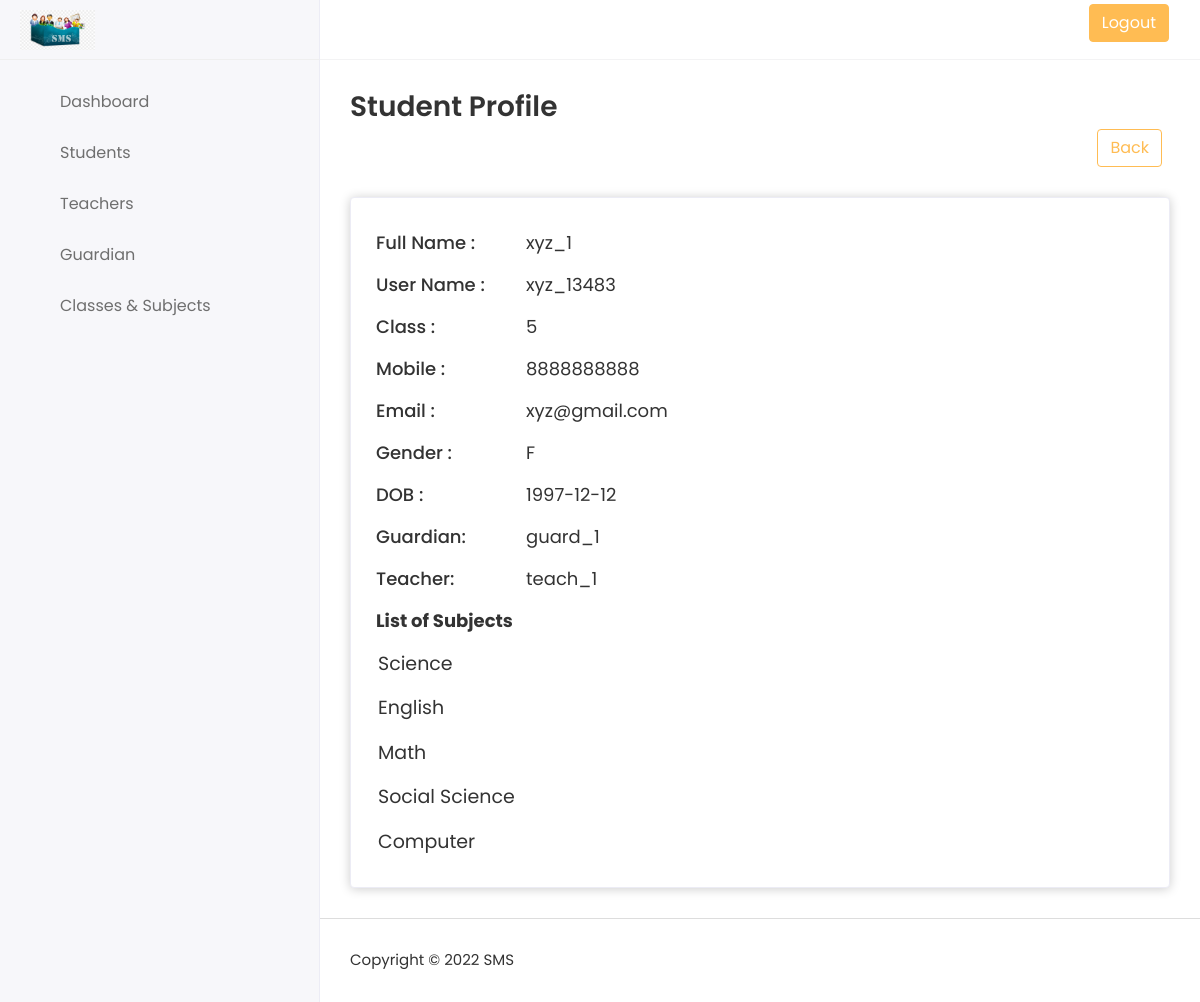
The page /student-details.php?STDId=78 (signed in) on the database its author committed.
### tables this page shows
CREATE TABLE `tbl_user` (
  `user_id` int(11) NOT NULL,
  `std_guardian_id` int(11) NOT NULL,
  `std_teacher_id` int(11) NOT NULL,
  `std_class_id` int(11) NOT NULL,
  `std_subject_id` varchar(100) NOT NULL,
  `user_name` varchar(100) NOT NULL,
  `user_password` varchar(100) NOT NULL,
  `name` varchar(100) NOT NULL,
  `email` varchar(100) NOT NULL,
  `dob` varchar(100) DEFAULT NULL,
  `doj` varchar(100) DEFAULT NULL,
  `mobile` varchar(15) NOT NULL,
  `gender` enum('M','F') DEFAULT NULL,
  `user_role` enum('P','T','G','S') NOT NULL,
  `user_status` enum('Active','Inactive') NOT NULL DEFAULT 'Active',
  `created_date` timestamp NOT NULL DEFAULT CURRENT_TIMESTAMP ON UPDATE CURRENT_TIMESTAMP,
  `updated_date` varchar(100) NOT NULL
);

CREATE TABLE `tbl_class` (
  `class_id` int(11) NOT NULL,
  `class_name` varchar(20) NOT NULL,
  `class_status` enum('Active','Inactive') NOT NULL,
  `class_created_date` timestamp NOT NULL DEFAULT CURRENT_TIMESTAMP ON UPDATE CURRENT_TIMESTAMP,
  `class_created_by` varchar(200) NOT NULL
);

CREATE TABLE `tbl_subjects` (
  `sub_id` int(11) NOT NULL,
  `sub_class_id` int(11) NOT NULL,
  `sub_name` varchar(200) NOT NULL,
  `sub_created_date` timestamp NOT NULL DEFAULT CURRENT_TIMESTAMP ON UPDATE CURRENT_TIMESTAMP,
  `sub_created_by` varchar(200) NOT NULL
);

### includes/funcs_lib.inc.php (called while the page is built, shortened)
<?php
function db_query($sql, $dbcon2 = null){
	if($dbcon2==''){
		$dbcon2	= $GLOBALS['dbcon'];
	}
	$result	= mysqli_query($dbcon2,$sql) or	die(db_error($sql));
	return $result;
}
function db_scalar($sql, $dbcon2 = null){
	if($dbcon2==''){
		$dbcon2	= $GLOBALS['dbcon'];
	}
	$result	= db_query($sql, $dbcon2);
	if ($line =	mysqli_fetch_array($result))	{
		$response =	$line[0];
	}
	return $response;
}
function checkpoint($from_start = false){
	global $PREV_CHECKPOINT;
	if($PREV_CHECKPOINT==''){
		$PREV_CHECKPOINT = SCRIPT_START_TIME;
	}
	$cur_microtime = getmicrotime();
	if($from_start){
		return $cur_microtime - SCRIPT_START_TIME;
	}
	else{
		$time_taken = $cur_microtime - $PREV_CHECKPOINT;
		$PREV_CHECKPOINT = $cur_microtime;
		return $time_taken;
	}
}
function getmicrotime(){
	list($usec,	$sec) =	explode(" ", microtime());
	return ((float)$usec + (float)$sec);
}

### student-details.php (the view, shortened to what this page needs)
<?php
if ($_REQUEST['STDId']=='')
{
    header("location:students.php");
}
else
{
    $reusId=$_REQUEST['STDId'];
}?>
<?php include("admin-header.php") ?>
<?php include("admin-sidebar.php") ?>
<?php
if($_SESSION['user_role']=='P')
{
  $std = "SELECT * FROM tbl_user WHERE 1 AND user_role='S' AND user_id='$reusId'";
}elseif($_SESSION['user_role']=='T')
{
  $std = "SELECT * FROM tbl_user WHERE 1 AND user_role='S'AND user_id='$reusId' AND std_teacher_id='".$_SESSION['login_id']."'";
}elseif($_SESSION['user_role']=='G')
{
  $std = "SELECT * FROM tbl_user WHERE 1 AND user_role='S' AND user_id='$reusId' AND std_guardian_id='".$_SESSION['login_id']."'";
}
  $res=db_query($std);
if (mysqli_num_rows($res)>0)
{
    $result = mysqli_fetch_array($res);
    $sub_id_exe = $result['std_subject_id'];
    $explode_subId = explode(",",$sub_id_exe);
?>
<div class="page-wrapper">
        <div class="content container-fluid">
          <div class="page-header">
            <div class="row">
              <div class="col-sm-12">
                <h3 class="page-title">Student Profile</h3>
                <div class="col-auto text-end float-end ms-auto">
                <a href="students.php" class="btn btn-outline-primary me-2"
                  >Back</a
                >
              </div>
              </div>
            </div>
          </div>
          <div class="card">
            <div class="card-body">
              <div class="row">
                <div class="col-md-12">
                  <div class="about-info">
                    <div class="media mt-3 d-flex">
                      <div class="media-body flex-grow-1">
                        <ul>
                          <li>
                            <span class="title-span">Full Name : </span>
                            <span class="info-span"><?php echo $result['name'] ?></span>
                          </li>
                          <li>
                            <span class="title-span">User Name : </span>
                            <span class="info-span"
                              ><?php echo $result['user_name'] ?></span
                            >
                          </li>
                          <li>
                            <span class="title-span">Class : </span>
                            <span class="info-span"><?php echo db_scalar("SELECT class_name FROM tbl_class WHERE 1 AND class_id='".$result['std_class_id']."'") ?></span>
                          </li>
                          <li>
                            <span class="title-span">Mobile : </span>
                            <span class="info-span"><?php echo $result['mobile'] ?></span>
                          </li>
                          <li>
                            <span class="title-span">Email : </span>
                            <span class="info-span"
                              ><?php echo $result['email'] ?></span
                            >
                          </li>
                          <li>
                            <span class="title-span">Gender : </span>
                            <span class="info-span"><?php echo $result['gender'] ?></span>
                          </li>
                          <li>
                            <span class="title-span">DOB : </span>
                            <span class="info-span"><?php echo $result['dob'] ?></span>
                          </li>
                          <?php
                            $std_gud = "SELECT * FROM tbl_user WHERE 1 AND user_id='".$result['std_guardian_id']."'";
                            $std_guar = db_query($std_gud);
                            if(mysqli_num_rows($std_guar)>0)
                            {
                                $std_guardian_list=mysqli_fetch_array($std_guar)
                          ?>
                          <li>
                            <span class="title-span">Guardian: </span>
                            <span class="info-span"><?php echo $std_guardian_list['name'] ?></span>
                          </li>
                      <?php }?>
                              <?php
                              if($_SESSION['user_role']=='P')
                              {
                                  $std_tech = "SELECT * FROM tbl_user WHERE 1 AND user_id='".$result['std_teacher_id']."'";
                                  $std_teacher = db_query($std_tech);
                                  if(mysqli_num_rows($std_teacher)>0)
                                  {
                                      $std_teacher_list=mysqli_fetch_array($std_teacher);
                        ?>
                          <li>
                            <span class="title-span">Teacher: </span>
                            <span class="info-span"><?php echo $std_teacher_list['name'] ?></span>
                          </li>
                            <?php
                                  }
                              }?>
                         <li> <span class="title-span"><b>List of Subjects</b> </span></li>
                          <?php
                            $subjects = "SELECT * FROM tbl_subjects WHERE 1";
                            $std_subje = db_query($subjects);
                            if(mysqli_num_rows($std_subje)>0)
                            {
                                while($std_subj_list=mysqli_fetch_array($std_subje))
                                {
                                    $std_SUBID = $std_subj_list['sub_id'];
                            ?>
                          <p style="font-size: 19px; margin-left:12px">
                             <span class="info-span"><?php if(in_array($std_SUBID,$explode_subId)){ echo $std_subj_list['sub_name'];}?></span>
                            </p>
                            <?php
                                }
                            }?>
                        </ul>
                      </div>
                    </div>
                  </div>
                </div>
              </div>
            </div>
          </div>
        </div>
  <?php
}?>
<?php include("admin-footer.php") ?>

### rows shown on the page
tbl_user: name "xyz_1", user_name "xyz_13483", std_class.class_name "5", mobile "8888888888", email "xyz@gmail.com", gender "F", dob "1997-12-12"
tbl_user: name "guard_1"
tbl_user: name "teach_1"
tbl_subjects: sub_name "Science"
tbl_subjects: sub_name "English"
tbl_subjects: sub_name "Math"
tbl_subjects: sub_name "Social Science"
tbl_subjects: sub_name "Computer"
